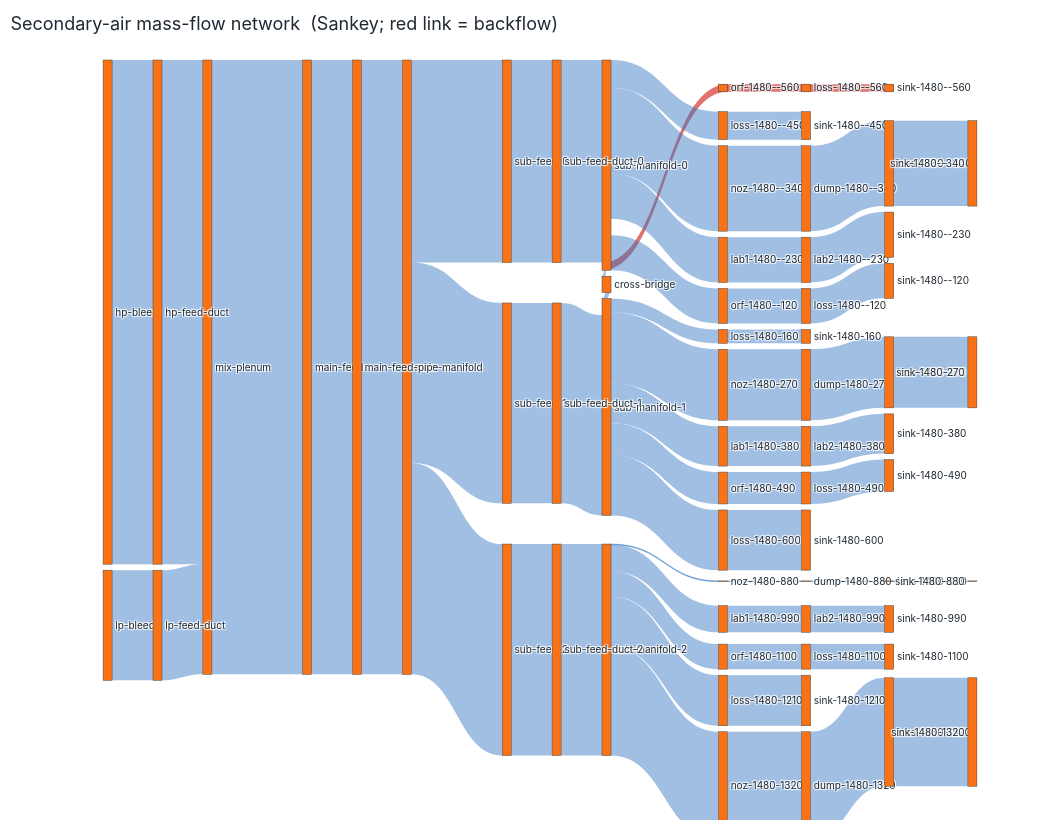

The notebook cell this image was saved under:
### Markdown cell above
## 4. The whole network as a Sankey

Because FNS is a *network* solver, the natural picture of the solution is the flow
graph itself. We lay the elements out with the UI canvas coordinates (the
`uiAttributes` the tool saved) and size each link by `|ṁ|`. The six **ducts** show
up as short pass-through nodes on the feed runs; the lone **red** link is the
backflow edge, drawn in its physical direction (into the network).

### Code cell
pos = {n["id"]: n["position"] for n in doc["uiAttributes"]["nodes"]}
id_by_index = {int(n["attributes"]["index"]): n["id"] for n in doc["model"]["nodes"]}

n_elem = prob.n_nodes   # graph "nodes" are the flow elements
xs = np.array([pos[id_by_index[i]]["x"] for i in range(n_elem)], float)
ys = np.array([pos[id_by_index[i]]["y"] for i in range(n_elem)], float)

def norm(v, lo=0.04, hi=0.96):
    v = v - v.min()
    return lo + (hi - lo) * (v / v.max() if v.max() > 0 else v)

nx_, ny_ = norm(xs), norm(ys)

src, tgt, val, lcol = [], [], [], []
for e in range(prob.n_edges):
    t, h, _a = edges[e]
    m = sol.edge(e)["mdot"]
    if m >= 0.0:
        src.append(t); tgt.append(h); val.append(m);  lcol.append("rgba(45,113,194,0.45)")
    else:
        src.append(h); tgt.append(t); val.append(-m); lcol.append("rgba(214,69,65,0.75)")  # backflow

fig = go.Figure(go.Sankey(
    arrangement="snap",
    node=dict(label=[nn[i] for i in range(n_elem)],
              x=list(nx_), y=list(ny_), pad=6, thickness=9, color=COLORWAY[1]),
    link=dict(source=src, target=tgt, value=val, color=lcol),
))
fig.update_layout(
    title="Secondary-air mass-flow network  (Sankey; red link = backflow)",
    height=820, width=1040, font_size=10,
)
fig.show()

### Figure 1 — Plotly figure (JSON) as saved in the notebook; plotly's stock layout.template omitted (floating-point values rounded to 4 significant figures)
{"data": [{"arrangement": "snap", "link": {"color": ["rgba(45,113,194,0.45)", "rgba(45,113,194,0.45)", "rgba(45,113,194,0.45)", "rgba(45,113,194,0.45)", "rgba(45,113,194,0.45)", "rgba(45,113,194,0.45)", "rgba(214,69,65,0.75)", "rgba(214,69,65,0.75)", "rgba(214,69,65,0.75)", "rgba(45,113,194,0.45)", "rgba(45,113,194,0.45)", "rgba(45,113,194,0.45)", "rgba(45,113,194,0.45)", "rgba(45,113,194,0.45)", "rgba(45,113,194,0.45)", "rgba(45,113,194,0.45)", "rgba(45,113,194,0.45)", "rgba(45,113,194,0.45)", "rgba(45,113,194,0.45)", "rgba(45,113,194,0.45)", "rgba(45,113,194,0.45)", "rgba(45,113,194,0.45)", "rgba(45,113,194,0.45)", "rgba(45,113,194,0.45)", "rgba(45,113,194,0.45)", "rgba(45,113,194,0.45)", "rgba(45,113,194,0.45)", "rgba(45,113,194,0.45)", "rgba(45,113,194,0.45)", "rgba(45,113,194,0.45)", "rgba(45,113,194,0.45)", "rgba(45,113,194,0.45)", "rgba(45,113,194,0.45)", "rgba(45,113,194,0.45)", "rgba(45,113,194,0.45)", "rgba(45,113,194,0.45)", "rgba(45,113,194,0.45)", "rgba(45,113,194,0.45)", "rgba(45,113,194,0.45)", "rgba(45,113,194,0.45)", "rgba(45,113,194,0.45)", "rgba(45,113,194,0.45)", "rgba(45,113,194,0.45)", "rgba(45,113,194,0.45)", "rgba(45,113,194,0.45)", "rgba(45,113,194,0.45)", "rgba(45,113,194,0.45)", "rgba(45,113,194,0.45)", "rgba(45,113,194,0.45)", "rgba(45,113,194,0.45)", "rgba(45,113,194,0.45)", "rgba(45,113,194,0.45)", "rgba(45,113,194,0.45)", "rgba(45,113,194,0.45)", "rgba(45,113,194,0.45)", "rgba(45,113,194,0.45)", "rgba(45,113,194,0.45)", "rgba(45,113,194,0.45)", "rgba(45,113,194,0.45)", "rgba(45,113,194,0.45)", "rgba(45,113,194,0.45)", "rgba(45,113,194,0.45)", "rgba(45,113,194,0.45)"], "source": [0, 1, 2, 3, 4, 5, 7, 8, 9, 6, 10, 6, 12, 13, 14, 6, 16, 17, 6, 19, 20, 4, 22, 23, 24, 23, 26, 27, 28, 23, 30, 31, 23, 33, 34, 23, 36, 4, 38, 39, 40, 41, 42, 39, 44, 45, 39, 47, 48, 39, 50, 39, 52, 53, 54, 6, 56, 57, 58, 59, 60, 61, 62], "target": [57, 58, 3, 59, 5, 60, 6, 7, 8, 10, 11, 12, 13, 14, 15, 16, 17, 18, 19, 20, 21, 22, 61, 24, 25, 26, 27, 28, 29, 30, 31, 32, 33, 34, 35, 36, 37, 38, 62, 40, 41, 42, 43, 44, 45, 46, 47, 48, 49, 50, 51, 52, 53, 54, 55, 56, 23, 2, 2, 4, 6, 23, 39], "value": [13.73, 3.0, 16.73, 16.73, 5.516, 5.516, 0.2078, 0.2078, 0.2078, 0.7652, 0.7652, 2.327, 2.327, 2.327, 2.327, 1.232, 1.232, 1.232, 0.9522, 0.9522, 0.9522, 5.455, 5.455, 0.3772, 0.3772, 1.935, 1.935, 1.935, 1.935, 1.082, 1.082, 1.082, 0.868, 0.868, 0.868, 1.639, 1.639, 5.758, 5.758, 0.02035, 0.02035, 0.02035, 0.02035, 0.7244, 0.7244, 0.7244, 0.6828, 0.6828, 0.6828, 1.377, 1.377, 2.953, 2.953, 2.953, 2.953, 0.4473, 0.4473, 13.73, 3.0, 16.73, 5.516, 5.455, 5.758]}, "node": {"color": "#f97316", "label": ["hp-bleed", "lp-bleed", "mix-plenum", "main-feed", "main-manifold", "sub-feed-0", "sub-manifold-0", "orf-1480--560", "loss-1480--560", "sink-1480--560", "loss-1480--450", "sink-1480--450", "noz-1480--340", "dump-1480--340", "loss-1480--340", "sink-1480--340", "lab1-1480--230", "lab2-1480--230", "sink-1480--230", "orf-1480--120", "loss-1480--120", "sink-1480--120", "sub-feed-1", "sub-manifold-1", "loss-1480-160", "sink-1480-160", "noz-1480-270", "dump-1480-270", "loss-1480-270", "sink-1480-270", "lab1-1480-380", "lab2-1480-380", "sink-1480-380", "orf-1480-490", "loss-1480-490", "sink-1480-490", "loss-1480-600", "sink-1480-600", "sub-feed-2", "sub-manifold-2", "noz-1480-880", "dump-1480-880", "loss-1480-880", "sink-1480-880", "lab1-1480-990", "lab2-1480-990", "sink-1480-990", "orf-1480-1100", "loss-1480-1100", "sink-1480-1100", "loss-1480-1210", "sink-1480-1210", "noz-1480-1320", "dump-1480-1320", "loss-1480-1320", "sink-1480-1320", "cross-bridge", "hp-feed-duct", "lp-feed-duct", "main-feed-pipe", "sub-feed-duct-0", "sub-feed-duct-1", "sub-feed-duct-2"], "pad": 6, "thickness": 9, "x": [0.04, 0.04, 0.1462, 0.2523, 0.3585, 0.4646, 0.5708, 0.6946, 0.7831, 0.8715, 0.6946, 0.7831, 0.6946, 0.7831, 0.8715, 0.96, 0.6946, 0.7831, 0.8715, 0.6946, 0.7831, 0.8715, 0.4646, 0.5708, 0.6946, 0.7831, 0.6946, 0.7831, 0.8715, 0.96, 0.6946, 0.7831, 0.8715, 0.6946, 0.7831, 0.8715, 0.6946, 0.7831, 0.4646, 0.5708, 0.6946, 0.7831, 0.8715, 0.96, 0.6946, 0.7831, 0.8715, 0.6946, 0.7831, 0.8715, 0.6946, 0.7831, 0.6946, 0.7831, 0.8715, 0.96, 0.5708, 0.09308, 0.09308, 0.3054, 0.5177, 0.5177, 0.5177], "y": [0.3434, 0.4413, 0.3923, 0.3923, 0.3923, 0.1379, 0.1379, 0.04, 0.04, 0.04, 0.09383, 0.09383, 0.1477, 0.1477, 0.1477, 0.1477, 0.2015, 0.2015, 0.2015, 0.2553, 0.2553, 0.2553, 0.4902, 0.4902, 0.3923, 0.3923, 0.4462, 0.4462, 0.4462, 0.4462, 0.5, 0.5, 0.5, 0.5538, 0.5538, 0.5538, 0.6077, 0.6077, 0.8426, 0.8426, 0.7447, 0.7447, 0.7447, 0.7447, 0.7985, 0.7985, 0.7985, 0.8523, 0.8523, 0.8523, 0.9062, 0.9062, 0.96, 0.96, 0.96, 0.96, 0.2553, 0.3434, 0.4413, 0.3923, 0.1379, 0.4902, 0.8426]}, "type": "sankey"}], "layout": {"font": {"size": 10}, "height": 820, "title": {"text": "Secondary-air mass-flow network  (Sankey; red link = backflow)"}, "width": 1040}}
